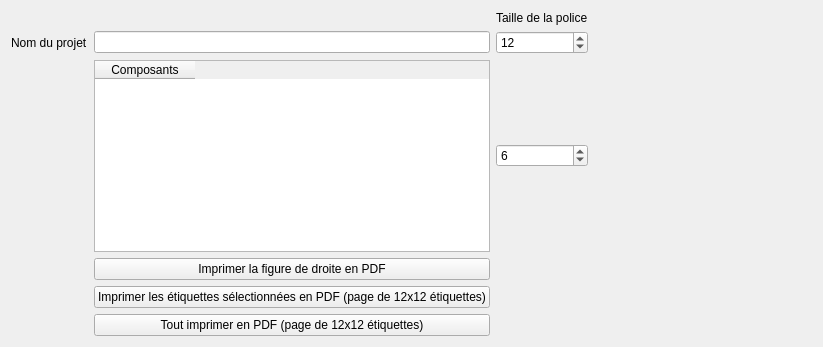
      <widget class="QWidget" name="etiquettesTab">
       <attribute name="icon">
        <iconset resource="qressources.qrc">
         <normaloff>:/images/etiquettes.png</normaloff>:/images/etiquettes.png</iconset>
       </attribute>
       <attribute name="title">
        <string>Etiquettes</string>
       </attribute>
       <layout class="QHBoxLayout" name="horizontalLayout">
        <item>
         <layout class="QGridLayout" name="gridLayout_3">
          <item row="6" column="1">
           <widget class="QPushButton" name="pushButton_etq_all">
            <property name="text">
             <string>Tout imprimer en PDF (page de 12x12 étiquettes)</string>
            </property>
           </widget>
          </item>
          <item row="2" column="2">
           <widget class="QSpinBox" name="spinBox_Etiq_Projet">
            <property name="value">
             <number>12</number>
            </property>
           </widget>
          </item>
          <item row="4" column="1">
           <widget class="QPushButton" name="pushButton_print_etq">
            <property name="text">
             <string>Imprimer la figure de droite en PDF</string>
            </property>
           </widget>
          </item>
          <item row="2" column="0">
           <widget class="QLabel" name="label_2">
            <property name="text">
             <string>Nom du projet</string>
            </property>
           </widget>
          </item>
          <item row="2" column="1">
           <widget class="QLineEdit" name="lineEdit_projectName"/>
          </item>
          <item row="3" column="2">
           <widget class="QSpinBox" name="spinBox_Etiq_param">
            <property name="value">
             <number>6</number>
            </property>
           </widget>
          </item>
          <item row="1" column="2">
           <widget class="QLabel" name="label_3">
            <property name="text">
             <string>Taille de la police</string>
            </property>
           </widget>
          </item>
          <item row="5" column="1">
           <widget class="QPushButton" name="pushButton_print_select_etq">
            <property name="text">
             <string>Imprimer les étiquettes sélectionnées en PDF (page de 12x12 étiquettes)</string>
            </property>
           </widget>
          </item>
          <item row="3" column="1">
           <widget class="QTableWidget" name="tableWidget_Etiq">
            <property name="editTriggers">
             <set>QAbstractItemView::EditTrigger::NoEditTriggers</set>
            </property>
            <column>
             <property name="text">
              <string>Composants</string>
             </property>
            </column>
           </widget>
          </item>
         </layout>
        </item>
        <item>
         <spacer name="horizontalSpacer_3">
          <property name="orientation">
           <enum>Qt::Orientation::Horizontal</enum>
          </property>
          <property name="sizeHint" stdset="0">
           <size>
            <width>224</width>
            <height>20</height>
           </size>
          </property>
         </spacer>
        </item>
        <item>
         <layout class="QVBoxLayout" name="verticalLayout_7"/>
        </item>
       </layout>
      </widget>
